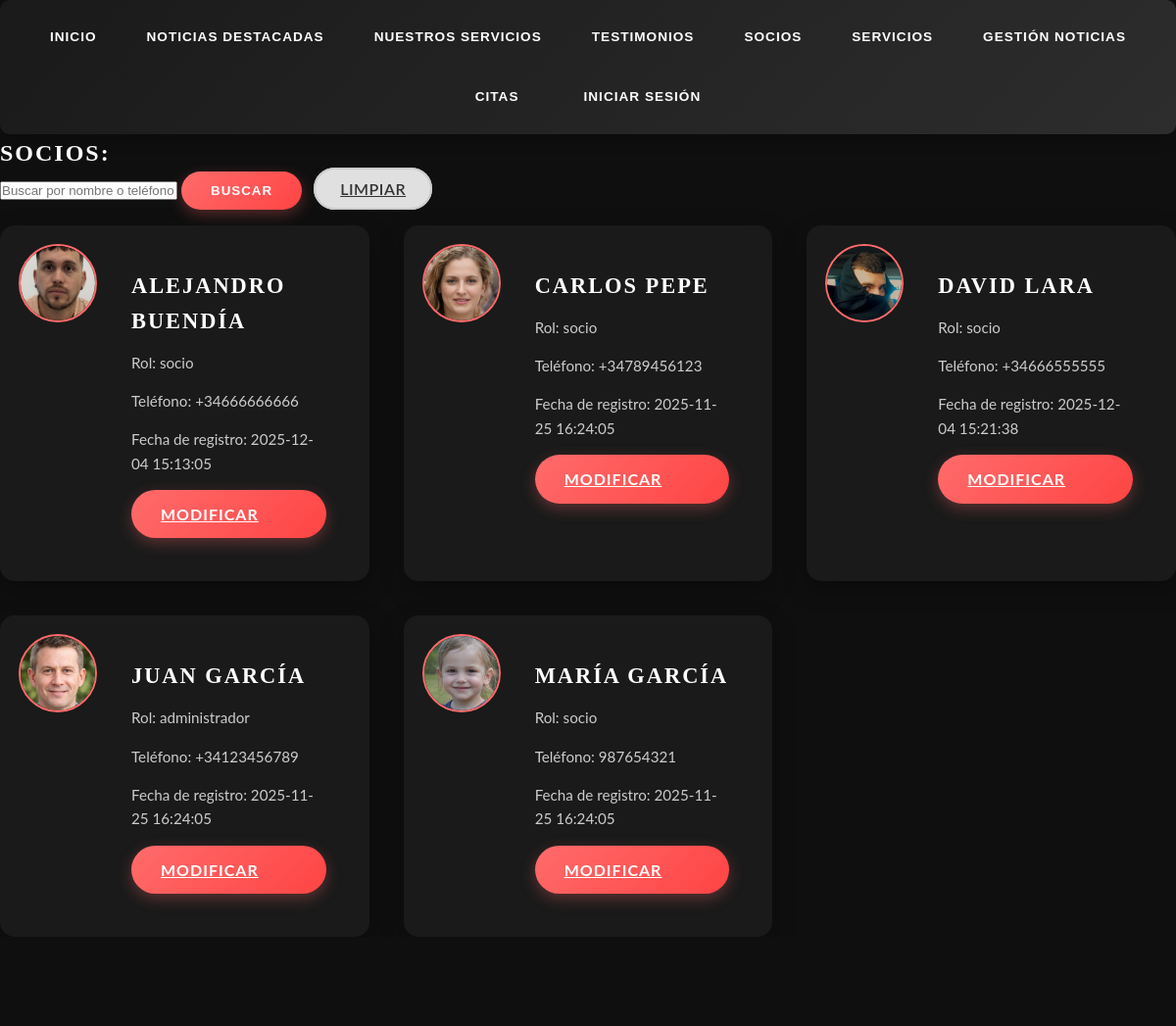
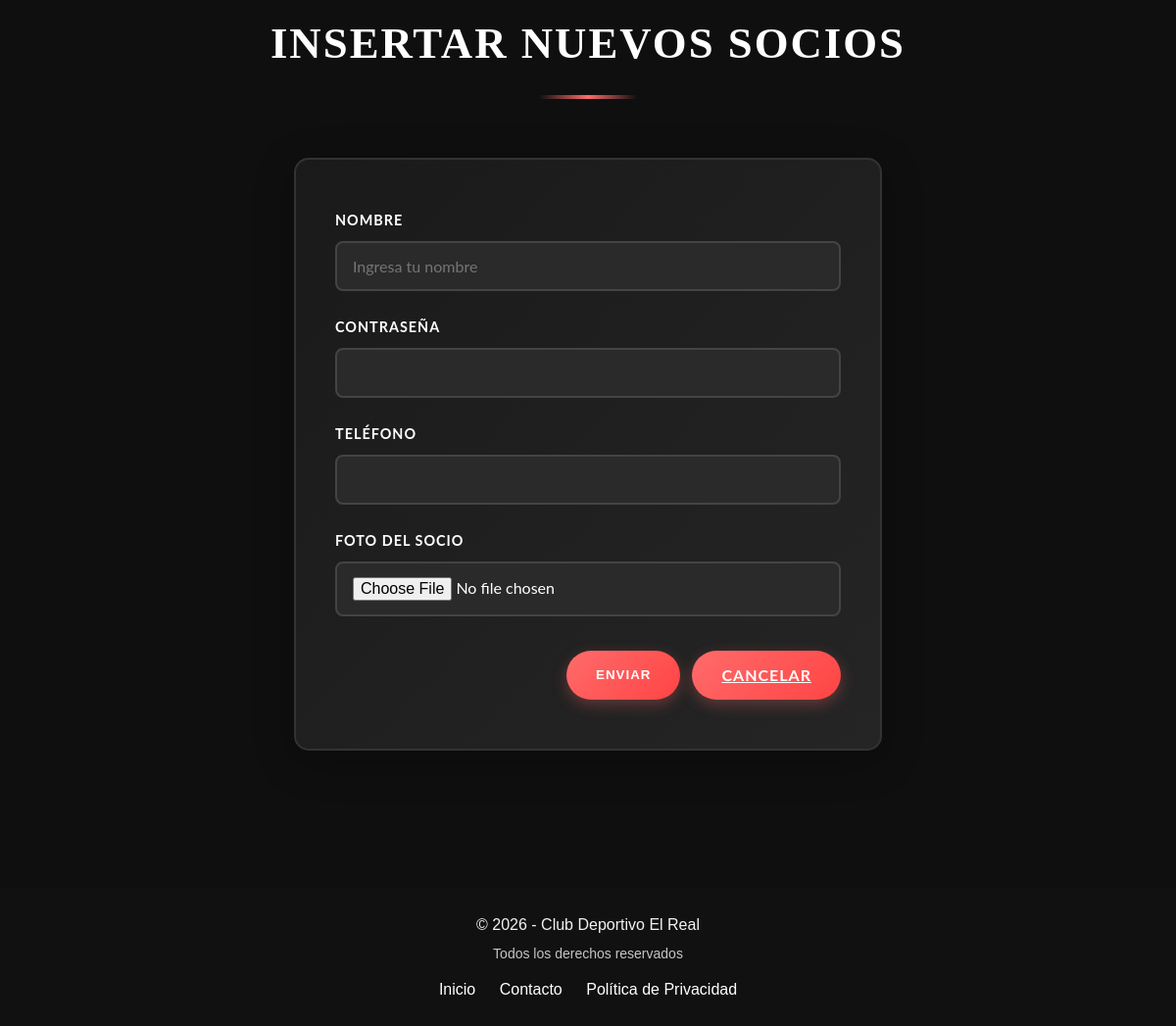
The app's page /app/socio.php (signed in) with its own data (2 pictures, top to bottom).
### tables this page shows
CREATE TABLE
IF NOT EXISTS usuarios
(
    id INT AUTO_INCREMENT PRIMARY KEY,
    nombre VARCHAR(100) NOT NULL,
    edad INT,
    clave VARCHAR(255) NOT NULL,
    rol ENUM('socio','administrador', 'normal') NOT NULL DEFAULT 'socio',
    telefono VARCHAR(20) UNIQUE,
    foto VARCHAR(100),
    fecha_registro TIMESTAMP DEFAULT CURRENT_TIMESTAMP
);

### app/socio.php (the view, shortened to what this page needs)
<?php
require_once 'db_config.php';
?>
<!DOCTYPE html>
<html lang="en">
<head>
    <link rel="stylesheet" href="css/styles.css">
</head>
<body>
    <?php
    include "menu.php";
    try {
        $pdo = new PDO(
            "mysql:host=$db_host;dbname=$db_name",
            $db_user,
            $db_password
        );
        $pdo->setAttribute(PDO::ATTR_ERRMODE, PDO::ERRMODE_EXCEPTION);
    } catch (PDOException $e) {
        echo '<p class="error">❌ Error de conexión: ' . $e->getMessage() . '</p>';
        exit;
    }
    $search = isset($_GET['q']) ? trim($_GET['q']) : '';
    if ($search !== '') {
        $sql = "SELECT * FROM usuarios WHERE nombre LIKE :q OR telefono LIKE :q ORDER BY nombre ASC";
        $stmt = $pdo->prepare($sql);
        $stmt->execute([':q' => "%$search%"]);
    } else {
        $stmt = $pdo->query("SELECT * FROM usuarios ORDER BY nombre ASC");
    }
    echo '<h2>Socios:</h2>';
    echo '<form method="get" action="" class="search-form" style="margin-bottom:1rem;">
            <input type="text" name="q" value="'.htmlspecialchars($search).'" placeholder="Buscar por nombre o teléfono" />
            <button type="submit" class="button button-primary">Buscar</button>
            <a href="socio.php" class="button button-secondary" style="margin-left:0.5rem;">Limpiar</a>
          </form>';
    echo '<div class="news-grid">';
    if ($stmt->rowCount() > 0) {
        while ($row = $stmt->fetch(PDO::FETCH_ASSOC)) {
            ?>
            <article class='news-card socios-card'>
                <img class='img_usuario' src='<?= htmlspecialchars($row['foto']) ?>' alt='<?= htmlspecialchars($row['nombre']) ?>'>
                <div class='news-content'>
                    <h3><?= htmlspecialchars($row['nombre']) ?></h3>
                    <p>Rol: <?= htmlspecialchars($row['rol']) ?></p>
                    <p>Teléfono: <?= htmlspecialchars($row['telefono']) ?></p>
                    <p>Fecha de registro: <?= htmlspecialchars($row['fecha_registro']) ?></p>
                    <a href='socio.php?id=<?= (int)$row['id'] ?>#admin-socios' class='button button-primary'>Modificar</a>
                </div>
            </article>
            <?php
        }
    } else {
        echo "<p>No se han encontrado socios.</p>";
    }
    echo '</div>';
    ?>
    <div class="container2">
        <main>
            <section id="admin-socios">
                <div class="container">
                    <h2>Insertar Nuevos Socios</h2>
                    <?php
                    $socioData = null;
                    ?>
                    <form action="" method="post" enctype="multipart/form-data" id="formularioSocio">
                        <div class="formulario">
                            <div class="form-group-columns">
                                <div class="form-group">
                                    <label for="nombre">Nombre</label>
                                    <input type="text" name="nombre" id="nombre" placeholder="Ingresa tu nombre" value="<?php echo $socioData ? htmlspecialchars($socioData['nombre']) : ''; ?>"/>
                                </div>
                                <div class="form-group">
                                    <label for="password">Contraseña</label>
                                    <input type="password" name="password" id="password" placeholder="<?php echo $socioData ? 'Dejar en blanco para no cambiar' : ''; ?>"/>
                                </div>
                            </div>
                            <div class="form-group">
                                <label for="telefono">Teléfono</label>
                                <input type="tel" name="telefono" id="telefono" value="<?php echo $socioData ? $socioData['telefono'] : ''; ?>"/>
                            </div>
                            <div class="form-group">
                                <label for="foto">Foto del socio</label>
                                <input type="file" name="foto" id="foto"/>
                            </div>
                            <div class="form-actions">
                                <button type="submit" class="button button-primary"><?php echo $socioData ? 'Actualizar' : 'Enviar'; ?></button>
                                <a href='socio.php' class='button button-primary'>Cancelar</a>
                            </div>
                        </div>
                    </form>
                </div>
            </section>
        </main>
    </div>
    <?php
        include "footer.php";
    ?>
</body>
</html>

### app/css/styles.css (style rules this page uses)
* { margin: 0; padding: 0; box-sizing: border-box; }
.container2 { min-height: 100%; display: flex; flex-direction: column; }
html, body { height: 100%; margin: 0; padding: 0; }
body { font-family: 'Lato', sans-serif; line-height: 1.6; background-color: #0f0f0f; color: #e0e0e0; min-height: 100vh; }
main { flex: 1; }
h1, h2, h3 { font-family: 'Playfair Display', serif; color: #ffffff; text-transform: uppercase; letter-spacing: 2px; }
.container { max-width: 1200px; margin: 0 auto; padding: 0 20px; }
section { padding: 100px 0; position: relative; }
section:nth-child(odd) { background: #0f0f0f; }
.services-section h2, .latest-news-section h2, .appointments-section h2, .contact-section h2, section h2 { text-align: center; font-size: 2.8rem; margin-bottom: 60px; position: relative; padding-bottom: 20px; }
.services-section h2::after, .latest-news-section h2::after, section h2::after { content: ''; position: absolute; bottom: 0; left: 50%; transform: translateX(-50%); width: 100px; height: 4px; background: linear-gradient(90deg, transparent 0%, #ff6b6b 50%, transparent 100%); }
.news-grid { display: grid; grid-template-columns: repeat(auto-fit, minmax(300px, 1fr)); gap: 35px; }
.news-card { background-color: #1a1a1a; border-radius: 15px; overflow: hidden; box-shadow: 0 8px 25px rgba(0, 0, 0, 0.3); display: flex; flex-direction: column; transition: all 0.4s ease; border: 3px solid transparent; }
.news-content { padding: 25px; flex: 1; display: flex; flex-direction: column; }
.news-content h3 { margin-bottom: 12px; font-size: 1.4rem; color: #ffffff; }
.news-content p { margin-bottom: 15px; font-size: 0.95rem; color: #cccccc; flex: 1; }
.formulario { background: linear-gradient(135deg, #1a1a1a 0%, #252525 100%); padding: 50px 40px; border-radius: 15px; box-shadow: 0 10px 40px rgba(0, 0, 0, 0.3); max-width: 600px; margin: 0 auto; border: 2px solid #333333; }
.formulario .form-group { margin-bottom: 25px; }
.formulario label { display: block; margin-bottom: 10px; font-weight: 700; color: #ffffff; text-transform: uppercase; font-size: 0.9rem; letter-spacing: 1px; }
.formulario input, .formulario select, .formulario textarea { width: 100%; padding: 14px 16px; border-radius: 8px; border: 2px solid #444444; font-size: 1rem; font-family: 'Lato', sans-serif; transition: all 0.3s ease; background-color: #2a2a2a; color: #ffffff; }
.form-actions { display: flex; gap: 12px; justify-content: flex-end; margin-top: 35px; }
.button-primary { background: linear-gradient(135deg, #ff6b6b 0%, #ff4444 100%); color: #fff; border: none; padding: 12px 30px; border-radius: 25px; font-weight: 700; text-transform: uppercase; letter-spacing: 1px; cursor: pointer; transition: all 0.3s ease; box-shadow: 0 5px 15px rgba(255, 107, 107, 0.3); }
.button-secondary { background-color: #e0e0e0; color: #333; border: 2px solid #ccc; padding: 10px 25px; border-radius: 25px; font-weight: 600; text-transform: uppercase; letter-spacing: 0.5px; cursor: pointer; transition: all 0.3s ease; }
.img_usuario { width: 80px; height: 80px; border-radius: 50%; object-fit: cover; margin-right: 10px; border: 2px solid #ff6b6b; }
.socios-card { display: flex; align-items: flex-start; flex-direction: row; padding: 1rem; }

### records on screen
usuarios: foto (picture), nombre "ALEJANDRO BUENDÍA", rol "socio", telefono "+34666666666", fecha_registro "2025-12-04 15:13:05"
usuarios: foto (picture), nombre "CARLOS PEPE", rol "socio", telefono "+34789456123", fecha_registro "2025-11-25 16:24:05"
usuarios: foto (picture), nombre "DAVID LARA", rol "socio", telefono "+34666555555", fecha_registro "2025-12-04 15:21:38"
usuarios: foto (picture), nombre "JUAN GARCÍA", rol "administrador", telefono "+34123456789", fecha_registro "2025-11-25 16:24:05"
usuarios: shows a picture, nombre "MARÍA GARCÍA", rol "socio", telefono "987654321", fecha_registro "2025-11-25 16:24:05"
